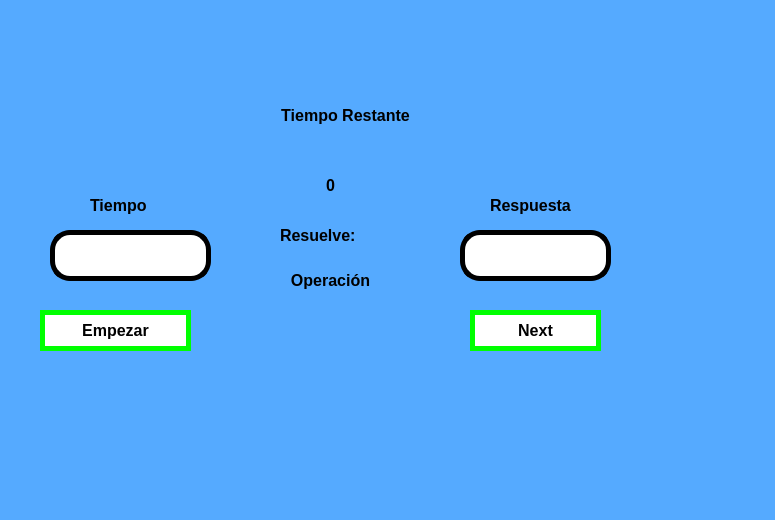
<?xml version="1.0" encoding="UTF-8"?>
<ui version="4.0">
 <class>MainWindow</class>
 <widget class="QMainWindow" name="MainWindow">
  <property name="geometry">
   <rect>
    <x>0</x>
    <y>0</y>
    <width>775</width>
    <height>520</height>
   </rect>
  </property>
  <property name="windowTitle">
   <string>MainWindow</string>
  </property>
  <property name="styleSheet">
   <string notr="true">background-color: rgb(85, 170, 255);</string>
  </property>
  <widget class="QWidget" name="centralwidget">
   <widget class="QLabel" name="imagen">
    <property name="geometry">
     <rect>
      <x>20</x>
      <y>20</y>
      <width>171</width>
      <height>151</height>
     </rect>
    </property>
    <property name="styleSheet">
     <string notr="true"/>
    </property>
    <property name="text">
     <string/>
    </property>
    <property name="pixmap">
     <pixmap resource="../Archivos/Recursos.qrc">:/ejercicios/FIT_logo_vertical.png</pixmap>
    </property>
    <property name="scaledContents">
     <bool>true</bool>
    </property>
   </widget>
   <widget class="QLabel" name="imagen_3">
    <property name="geometry">
     <rect>
      <x>620</x>
      <y>330</y>
      <width>121</width>
      <height>131</height>
     </rect>
    </property>
    <property name="styleSheet">
     <string notr="true"/>
    </property>
    <property name="text">
     <string/>
    </property>
    <property name="pixmap">
     <pixmap resource="../Archivos/Recursos.qrc">:/ejercicios/wero.jpg</pixmap>
    </property>
    <property name="scaledContents">
     <bool>true</bool>
    </property>
   </widget>
   <widget class="QLabel" name="label_2">
    <property name="geometry">
     <rect>
      <x>500</x>
      <y>20</y>
      <width>261</width>
      <height>121</height>
     </rect>
    </property>
    <property name="text">
     <string/>
    </property>
    <property name="pixmap">
     <pixmap resource="../Archivos/Recursos.qrc">:/ejercicios/log_uat_nuevo.png</pixmap>
    </property>
    <property name="scaledContents">
     <bool>true</bool>
    </property>
   </widget>
   <widget class="QLineEdit" name="camposegundos">
    <property name="geometry">
     <rect>
      <x>50</x>
      <y>230</y>
      <width>161</width>
      <height>51</height>
     </rect>
    </property>
    <property name="font">
     <font>
      <weight>75</weight>
      <bold>true</bold>
     </font>
    </property>
    <property name="styleSheet">
     <string notr="true">background-color: rgb(255, 255, 255);
border-radius:20px;
border:  5px solid black;
</string>
    </property>
    <property name="text">
     <string/>
    </property>
    <property name="alignment">
     <set>Qt::AlignCenter</set>
    </property>
   </widget>
   <widget class="QLabel" name="ecuacion">
    <property name="geometry">
     <rect>
      <x>250</x>
      <y>260</y>
      <width>161</width>
      <height>41</height>
     </rect>
    </property>
    <property name="font">
     <font>
      <pointsize>12</pointsize>
      <weight>75</weight>
      <bold>true</bold>
     </font>
    </property>
    <property name="text">
     <string>Operación</string>
    </property>
    <property name="alignment">
     <set>Qt::AlignCenter</set>
    </property>
   </widget>
   <widget class="QLabel" name="textorar">
    <property name="geometry">
     <rect>
      <x>90</x>
      <y>190</y>
      <width>101</width>
      <height>31</height>
     </rect>
    </property>
    <property name="font">
     <font>
      <pointsize>12</pointsize>
      <weight>75</weight>
      <bold>true</bold>
     </font>
    </property>
    <property name="text">
     <string>Tiempo</string>
    </property>
   </widget>
   <widget class="QLineEdit" name="campo_respuesta">
    <property name="geometry">
     <rect>
      <x>460</x>
      <y>230</y>
      <width>151</width>
      <height>51</height>
     </rect>
    </property>
    <property name="font">
     <font>
      <weight>75</weight>
      <bold>true</bold>
     </font>
    </property>
    <property name="styleSheet">
     <string notr="true">background-color: rgb(255, 255, 255);
border-radius:20px;
border:  5px solid black;
</string>
    </property>
    <property name="text">
     <string/>
    </property>
    <property name="alignment">
     <set>Qt::AlignCenter</set>
    </property>
   </widget>
   <widget class="QPushButton" name="btn_iniciar">
    <property name="geometry">
     <rect>
      <x>40</x>
      <y>310</y>
      <width>151</width>
      <height>41</height>
     </rect>
    </property>
    <property name="font">
     <font>
      <pointsize>12</pointsize>
      <weight>75</weight>
      <bold>true</bold>
     </font>
    </property>
    <property name="styleSheet">
     <string notr="true">background-color: rgb(255,255,255);
color: rgb(0,0,0);
border-radius:25px;
border:5px solid lime</string>
    </property>
    <property name="text">
     <string>Empezar</string>
    </property>
   </widget>
   <widget class="QPushButton" name="btn_sig">
    <property name="geometry">
     <rect>
      <x>470</x>
      <y>310</y>
      <width>131</width>
      <height>41</height>
     </rect>
    </property>
    <property name="font">
     <font>
      <pointsize>12</pointsize>
      <weight>75</weight>
      <bold>true</bold>
     </font>
    </property>
    <property name="styleSheet">
     <string notr="true">background-color: rgb(255,255,255);
color: rgb(0,0,0);
border-radius:25px;
border:5px solid lime</string>
    </property>
    <property name="text">
     <string>Next</string>
    </property>
   </widget>
   <widget class="QLabel" name="texto">
    <property name="geometry">
     <rect>
      <x>250</x>
      <y>100</y>
      <width>191</width>
      <height>31</height>
     </rect>
    </property>
    <property name="font">
     <font>
      <pointsize>12</pointsize>
      <weight>75</weight>
      <bold>true</bold>
     </font>
    </property>
    <property name="text">
     <string>Tiempo Restante</string>
    </property>
    <property name="alignment">
     <set>Qt::AlignCenter</set>
    </property>
   </widget>
   <widget class="QLabel" name="restante">
    <property name="geometry">
     <rect>
      <x>240</x>
      <y>170</y>
      <width>181</width>
      <height>31</height>
     </rect>
    </property>
    <property name="font">
     <font>
      <pointsize>12</pointsize>
      <weight>75</weight>
      <bold>true</bold>
     </font>
    </property>
    <property name="text">
     <string>0</string>
    </property>
    <property name="alignment">
     <set>Qt::AlignCenter</set>
    </property>
   </widget>
   <widget class="QLabel" name="lbl_respuesta">
    <property name="geometry">
     <rect>
      <x>490</x>
      <y>190</y>
      <width>111</width>
      <height>31</height>
     </rect>
    </property>
    <property name="font">
     <font>
      <pointsize>12</pointsize>
      <weight>75</weight>
      <bold>true</bold>
     </font>
    </property>
    <property name="text">
     <string>Respuesta</string>
    </property>
   </widget>
   <widget class="QLabel" name="lbl_resuelve">
    <property name="geometry">
     <rect>
      <x>280</x>
      <y>220</y>
      <width>111</width>
      <height>31</height>
     </rect>
    </property>
    <property name="font">
     <font>
      <pointsize>12</pointsize>
      <weight>75</weight>
      <bold>true</bold>
     </font>
    </property>
    <property name="text">
     <string>Resuelve:</string>
    </property>
   </widget>
  </widget>
  <widget class="QMenuBar" name="menubar">
   <property name="geometry">
    <rect>
     <x>0</x>
     <y>0</y>
     <width>775</width>
     <height>26</height>
    </rect>
   </property>
  </widget>
  <widget class="QStatusBar" name="statusbar"/>
 </widget>
 <resources>
  <include location="../Archivos/Recursos.qrc"/>
 </resources>
 <connections/>
</ui>
